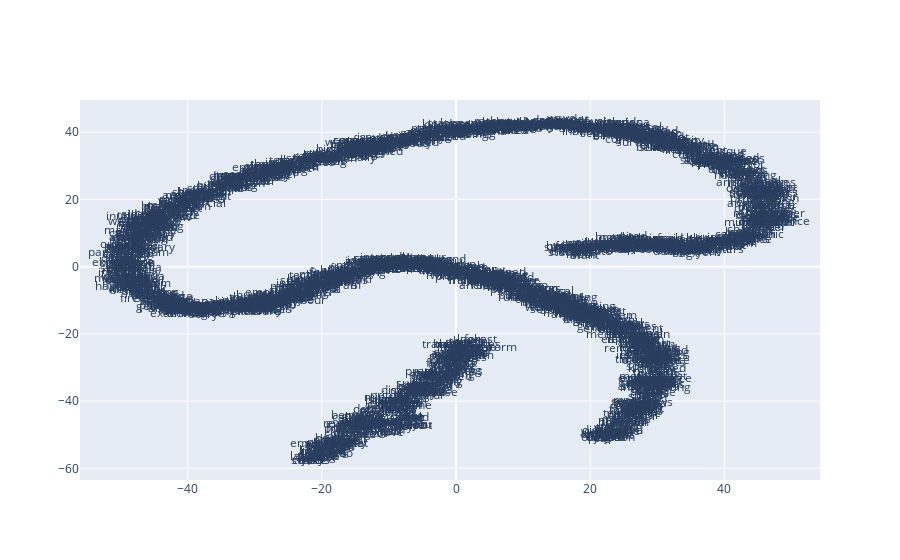

Here is the notebook cell this chart was saved with:
### Code cell
x_vals, y_vals, labels = reduce_dimensions(model_si_sg)
plot_function(x_vals, y_vals, labels)

### Figure 1 — Plotly figure (JSON) as saved in the notebook; plotly's stock layout.template omitted (floating-point values rounded to 4 significant figures; data arrays with more than 128 entries replaced by an {"elided": "..."} marker saying what was removed)
{"data": [{"mode": "text", "text": {"elided": "2127 str values"}, "type": "scatter", "x": {"elided": "2127 float values"}, "y": {"elided": "2127 float values"}}], "layout": {}}
